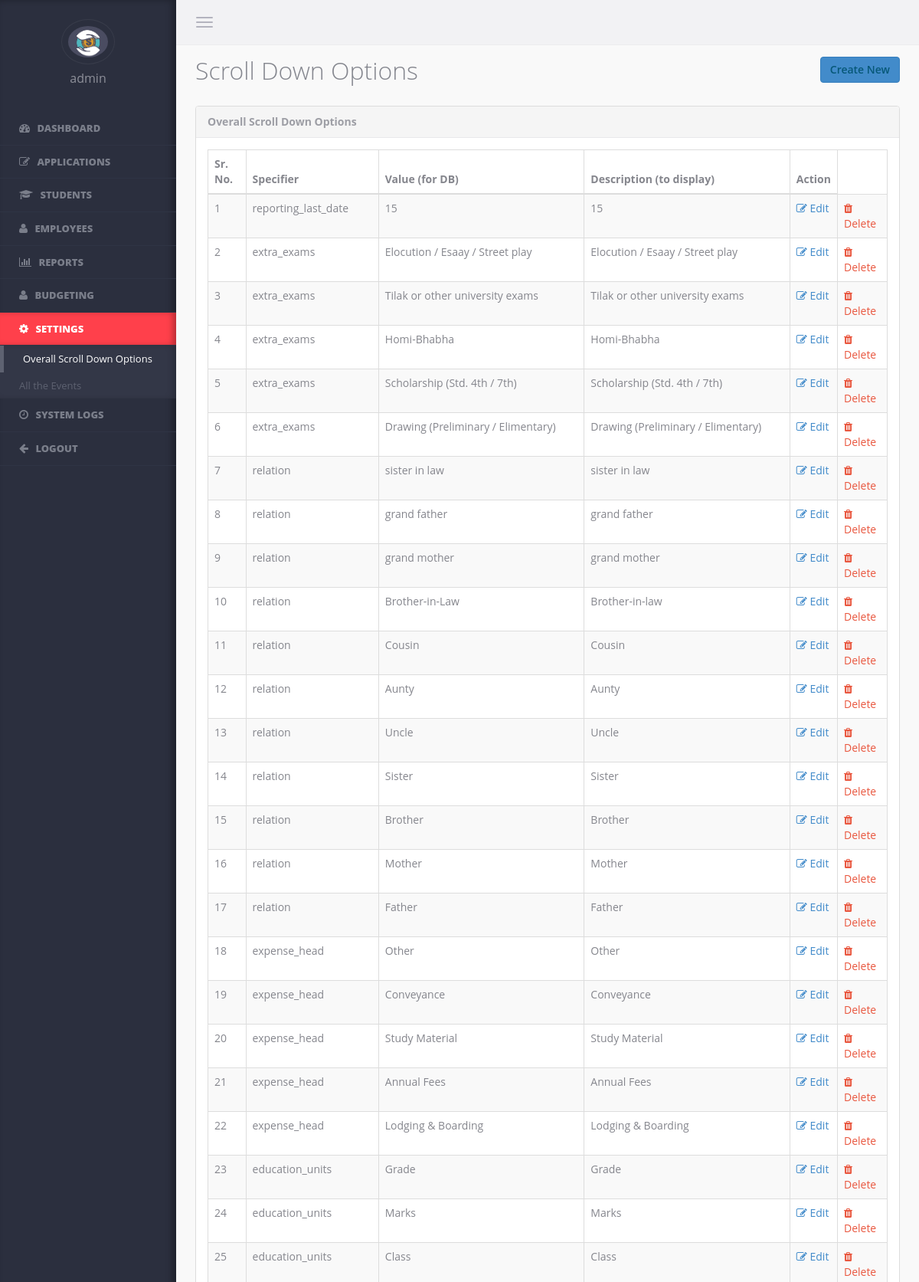
Page /admin/decoding.php (signed in, upper part) on the committed database.
### tables this page shows
CREATE TABLE `decoding` (
  `id` int(11) NOT NULL,
  `specifier` varchar(200) DEFAULT NULL,
  `value` varchar(200) DEFAULT NULL,
  `description` varchar(500) DEFAULT NULL
);

### admin/decoding.php (the view, shortened to what this page needs)
<?php
include_once 'include/include.php';
	if(!isset($_SESSION['admin_id']) && empty($_SESSION['admin_id']) && !isset($_SESSION['admin_type']) && empty($_SESSION['admin_type']))
	{
		header('location:login');
	}
	else
	{
	?>
	<!DOCTYPE html>
	<html lang="en">
	<head>
		<?php
			include 'include/head.php';
		?>
	</head>
	<body data-ng-app>
		<?php
			$page='decoding';
		?>
		<?php
			include 'include/sidebar-admin.php';
		?>
		<section class="content">
			<?php include 'include/header.php'; ?>
		   <div class="wrapper container-fluid">
				<div class="page-header" >
					<h1>
					Scroll Down Options
						<small>
							<a href="add_decoding" type="button" style="float:right" class="btn btn-primary">
								Create New
							</a>
						</small>
					</h1>
				</div>
					<div class="panel panel-default">
						<div class="panel-heading">
							Overall Scroll Down Options
						</div>
					<div class="panel-body">
					<?php
						$admin_type=$_SESSION['admin_type'];
						if($admin_type!='kp')
						{
					?>
							<table cellpadding="0" cellspacing="0" border="0" class="table table-striped table-bordered" id="basic-datatable">
								<thead>
									<tr>
										<th>Sr. No.</th>
										<th>Specifier</th>
										<th>Value (for DB)</th>
										<th>Description (to display)</th>
										<th>Action</th>
									</tr>
								</thead>
								<tbody>
							<?php
								$count=0;
								$query="SELECT * FROM `decoding` order by id desc";
								$query_run=@mysqli_query($connect, $query);
								while ($result=@mysqli_fetch_assoc($query_run))
								{
									$count++;
							?>
									<tr class="odd gradeX">
										<td><?= $count; ?></td>
										<td><?= $result['specifier']; ?></td>
										<td><?= $result['value']; ?></td>
										<td><?= $result['description']; ?></td>
										<td><a href="edit_decoding?decode_id=<?= $result['id']; ?>"><i class="fa fa-edit"></i> Edit </a></td><?php	if($admin_type!='kp'){	?>
										<td><a href="javascript:void(0);" id="delete_<?php echo $result['id']; ?>" class="text-danger" onclick="deleterecord(<?php echo $result['id']; ?>)" >
										<i class="fa fa-trash"></i> Delete</a></td>
										<?php
											}
										?>
									</tr>
							<?php
								}
							?>
								</tbody>
							</table>
						</div>
					<?php
						}
					?>
					</div>
			</div>
		</section>
	</body>
	</html>
	<?php
		}
	?>

### admin/include/sidebar-admin.php (shortened to what this page needs)
<aside class="left-panel">
<?php
    $admin_id=$_SESSION['admin_id'];
    $admin_type=$_SESSION['admin_type'];
    $query20="SELECT first_name FROM admin WHERE id='$admin_id'";
    $query20_run=mysqli_query($connect, $query20);
    $admin_data=mysqli_fetch_assoc($query20_run);
    $admin_fname=$admin_data['first_name'];
?>
    <div class="user text-center">
        <img src="../images/logo.jpg" class="img-circle" alt="...">
        <h4 class="user-name"><?= $admin_fname; ?></h4>
    </div>
    <nav class="navigation">
        <ul class="list-unstyled">
            <li <?php if(isset($page) && $page == 'dashboard') {
				echo 'class="active"';
				}
				?>>
			<a href="dashboard">
			<i class="fa fa-dashboard">
			</i>
			<span class="nav-label">
			Dashboard
			</span>
			</a>
			</li>
		<?php
			if($admin_type!='kp')
			{
		?>
            <li <?php
				if(isset($page) && ($page == 'applications' || $page == 'applications?type=Enrolled' || $page == 'applications?type=Rejected' || $page == 'applications?type=Pending')){
					echo 'class="has-submenu active"';
				}
				else{
					echo 'class="has-submenu"';
					}
			?>>
			<a href="#">
			<i class="fa fa-edit">
			</i>
			<span class="nav-label">Applications</span>
			</a>
            </li>
    <?php
        }
    ?>
		    <li <?php if(isset($page) && $page == 'students') {echo 'class="active"';} ?>>
			<a href="students">
			<i class="fa fa-graduation-cap">
			</i>
			<span class="nav-label">Students</span>
			</a>
			</li>
    <?php
        if($admin_type!='kp')
        {
    ?>
		    <li <?php if(isset($page) && $page == 'karyakarta_palak') {echo 'class="active"';} ?>>
			<a href="karyakarta_palak">
			<i class="fa fa-user">
			</i>
			<span class="nav-label">Employees</span>
			</a>
			</li>
    <?php
        }
    ?>
            <li <?php if(isset($page) && ($page == 'monthly_reports' || $page == 'annual_reports')) {echo 'class="active"';} ?> class="has-submenu">
			<a href="#">
			<i class="fa fa-bar-chart">
			</i>
			<span class="nav-label">Reports</span>
			</a>
            </li>
            <li <?php
					if(isset($page) && $page == 'budgeting') {
						echo 'class="active"';
					}
				?>>
			<a href="budgeting">
			<i class="fa fa-user">
			</i>
			<span class="nav-label">Budgeting</span>
			</a>
			</li>
    <?php
        if($admin_type!='kp')
        {
    ?>
            <li <?php
					if(isset($page) && ($page == 'settings' || $page == 'decoding' || $page == 'events')) {
						echo 'class="has-submenu active"';
					}
					else{
						echo 'class="has-submenu"';
					}
				?>>
			<a href="#">
			<i class="fa fa-cog">
			</i>
			<span class="nav-label">Settings</span>
			</a>
                <ul class="list-unstyled">
                    <li <?php if(isset($page) && $page == 'decoding') {echo 'class="active"';} ?>>
					<a href="decoding">Overall Scroll Down Options</a>
					</li>
                    <li <?php if(isset($page) && $page == 'events') {echo 'class="active"';} ?>>
					<a href="events">All the Events</a>
					</li>
                </ul>
            </li>
            <li <?php if(isset($page) && $page == 'system_logs') {echo 'class="active"';} ?>>
			<a href="system_logs">
			<i class="fa fa-clock-o">
			</i>
			<span class="nav-label">System Logs</span>
			</a>
			</li>
    <?php
        }
    ?>
			<li class=""><a href="logout">
			<i class="fa fa-arrow-left">
			</i>
			<span class="nav-label">Logout</span>
			</a>
			</li>
		</ul>
    </nav>
</aside>

### admin/assets/css/app/app.v1.css (style rules this page uses)
body { background-color:#f9f9f9; color:#85868d; font-family: 'Open Sans', sans-serif; position:relative; }
body, html { overflow-x:hidden; }
aside.left-panel { background-color:#2b2f3e; width:230px; position:fixed; padding:25px 0px; box-shadow:inset -5px 0px 8px rgba(0,0,0,0.3); height:100%; top:0px; left:0px; }
.user { margin-bottom:35px; }
.user h4.user-name { color:#8e909a; font-size:16px; }
.user img { border:1px solid #383c4a; padding:8px; width:70px; }
.navigation { margin:20px 0px; }
.navigation > ul > li { position:relative; }
.navigation > ul > li.has-submenu:after { content:"\f105"; font-family: 'FontAwesome'; display:inline-block; position:absolute; color:#7a7e8a; right:15px; transition: all 0.4s; -moz-transition: all 0.4s; -webkit-transition: all 0.4s; -o-transition: all 0.4s; top:10px; visibility:hidden; }
.navigation > ul > li.active.has-submenu:after, .navigation > ul > li.has-submenu:hover:after { color:#fff; }
.navigation > ul > li > a { display:block; padding:12px 25px; color:#7a7e8a; text-transform:uppercase; font-size:13px; text-decoration:none; font-weight:800; border-bottom:1px solid #2f3444; transition: all 0.4s; -moz-transition: all 0.4s; -webkit-transition: all 0.4s; -o-transition: all 0.4s; }
.navigation > ul > li:hover > a, .navigation > ul > li.active:hover > a, .navigation > ul > li.active > a { color:#fff; background-color: #ff404b; -webkit-box-shadow: inset -6px 0 8px -2px rgba(0,0,0,0.3); box-shadow: inset -6px 0 8px -2px rgba(0,0,0,0.3); }
.navigation ul li a i { margin-right:6px; font-size:14px; }
.navigation ul li ul { display:none; background-color:#333747; -webkit-box-shadow: inset -6px 0 8px -2px rgba(0,0,0,0.2); box-shadow: inset -6px 0 8px -2px rgba(0,0,0,0.2); }
aside:not(.collapsed) .navigation ul li.active ul { display:block; }
.navigation ul li ul li a { padding:8px 25px; color:#5e6271; text-decoration:none; white-space:nowrap; transition: all 0.2s; -moz-transition: all 0.2s; -webkit-transition: all 0.2s; -o-transition: all 0.2s; font-size:13px; border-left:0px solid #5e6271; text-align:left; display:block; }
.navigation ul li ul li a:hover, .navigation ul li ul li.active a { border-left:5px solid #5e6271; color:#fff; }
.content { margin-left:230px; }
.content > .container-fluid { padding-left:25px; padding-right:25px; }
.page-header { margin:0px; border:0px; }
.page-header h1 { color:#84868e; font-weight:300; font-size:32px; margin-top:15px; margin-bottom:20px; }
.page-header * { font-weight:600; color: #075878; }
.page-header * small { font-size:14px; color:#9D9EA5; }
.text-danger { color:#E9573F; }
.panel { margin-bottom:30px; }
.panel-heading { font-weight:700; }
.panel-default > .panel-heading, .panel-default > .panel-footer { border-color: #e8e8eb; box-shadow:none; }
.panel-default > .panel-heading, .btn-default { color:#9D9EA5; }

### rows in the picture
decoding: specifier "reporting_last_date", value "15", description "15"
decoding: specifier "extra_exams", value "Elocution / Esaay / Street play", description "Elocution / Esaay / Street play"
decoding: specifier "extra_exams", value "Tilak or other university exams", description "Tilak or other university exams"
decoding: specifier "extra_exams", value "Homi-Bhabha", description "Homi-Bhabha"
decoding: specifier "extra_exams", value "Scholarship (Std. 4th / 7th)", description "Scholarship (Std. 4th / 7th)"
decoding: specifier "extra_exams", value "Drawing (Preliminary / Elimentary)", description "Drawing (Preliminary / Elimentary)"
decoding: specifier "relation", value "sister in law", description "sister in law"
decoding: specifier "relation", value "grand father", description "grand father"
decoding: specifier "relation", value "grand mother", description "grand mother"
decoding: specifier "relation", value "Brother-in-Law", description "Brother-in-law"
decoding: specifier "relation", value "Cousin", description "Cousin"
decoding: specifier "relation", value "Aunty", description "Aunty"
decoding: specifier "relation", value "Uncle", description "Uncle"
decoding: specifier "relation", value "Sister", description "Sister"
decoding: specifier "relation", value "Brother", description "Brother"
decoding: specifier "relation", value "Mother", description "Mother"
decoding: specifier "relation", value "Father", description "Father"
decoding: specifier "expense_head", value "Other", description "Other"
decoding: specifier "expense_head", value "Conveyance", description "Conveyance"
decoding: specifier "expense_head", value "Study Material", description "Study Material"
decoding: specifier "expense_head", value "Annual Fees", description "Annual Fees"
decoding: specifier "expense_head", value "Lodging & Boarding", description "Lodging & Boarding"
decoding: specifier "education_units", value "Grade", description "Grade"
decoding: specifier "education_units", value "Marks", description "Marks"
decoding: specifier "education_units", value "Class", description "Class"

### other values in the picture
$admin_fname "admin"
